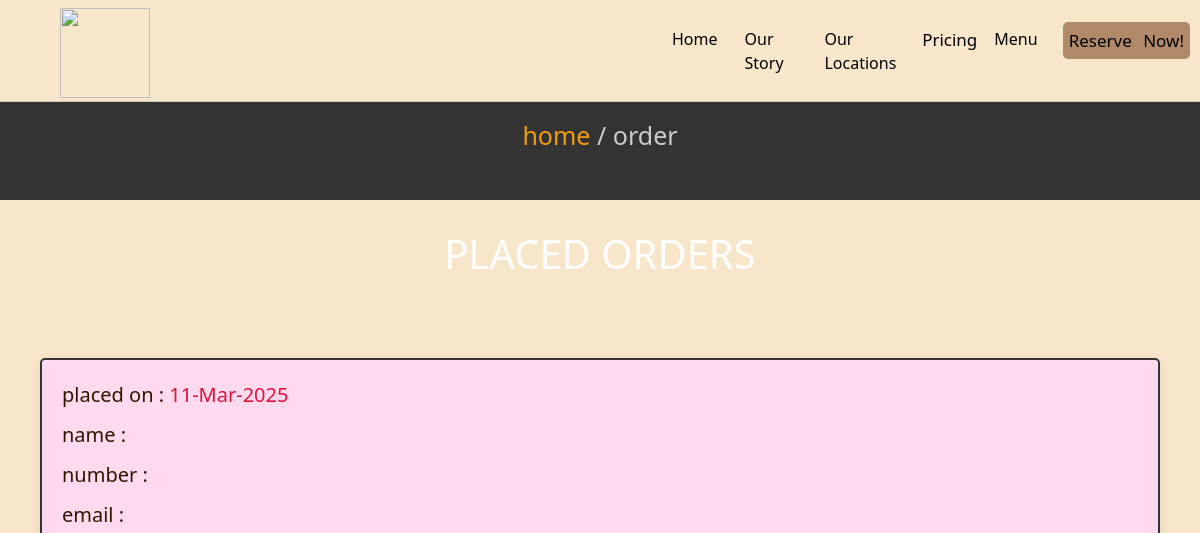
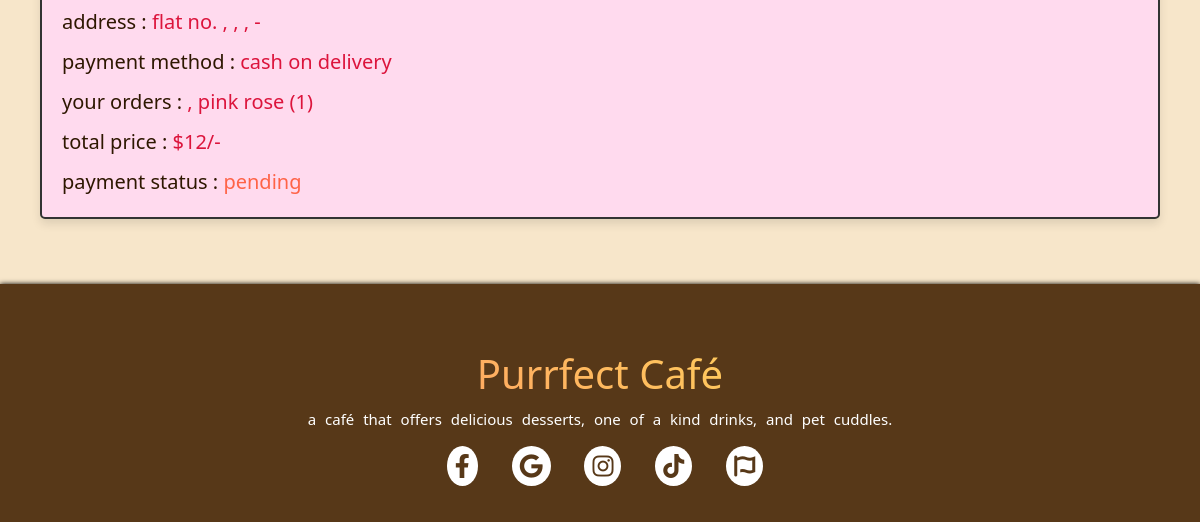
Page /orders.php (signed in) on the earlier database version (2 pictures, top to bottom).
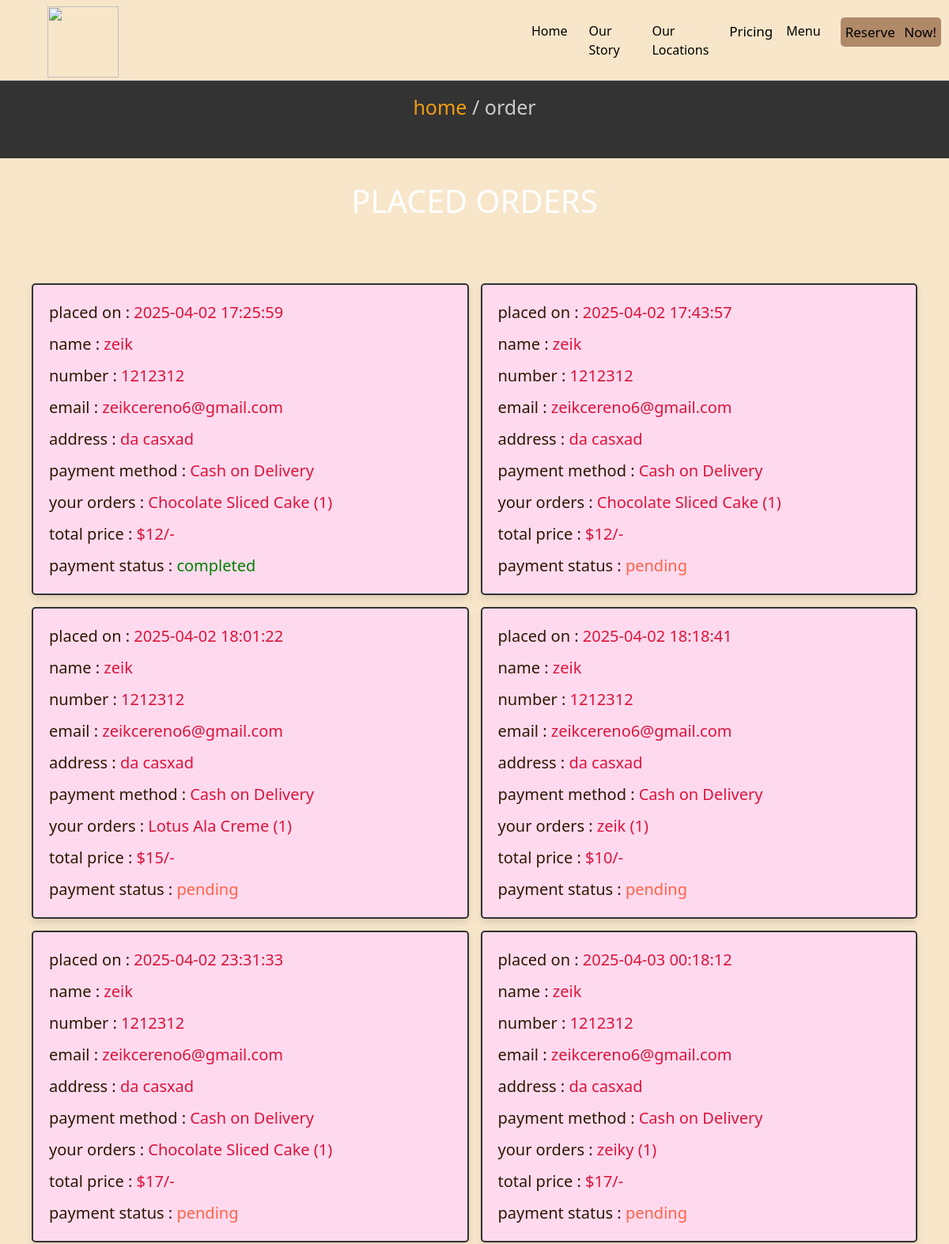
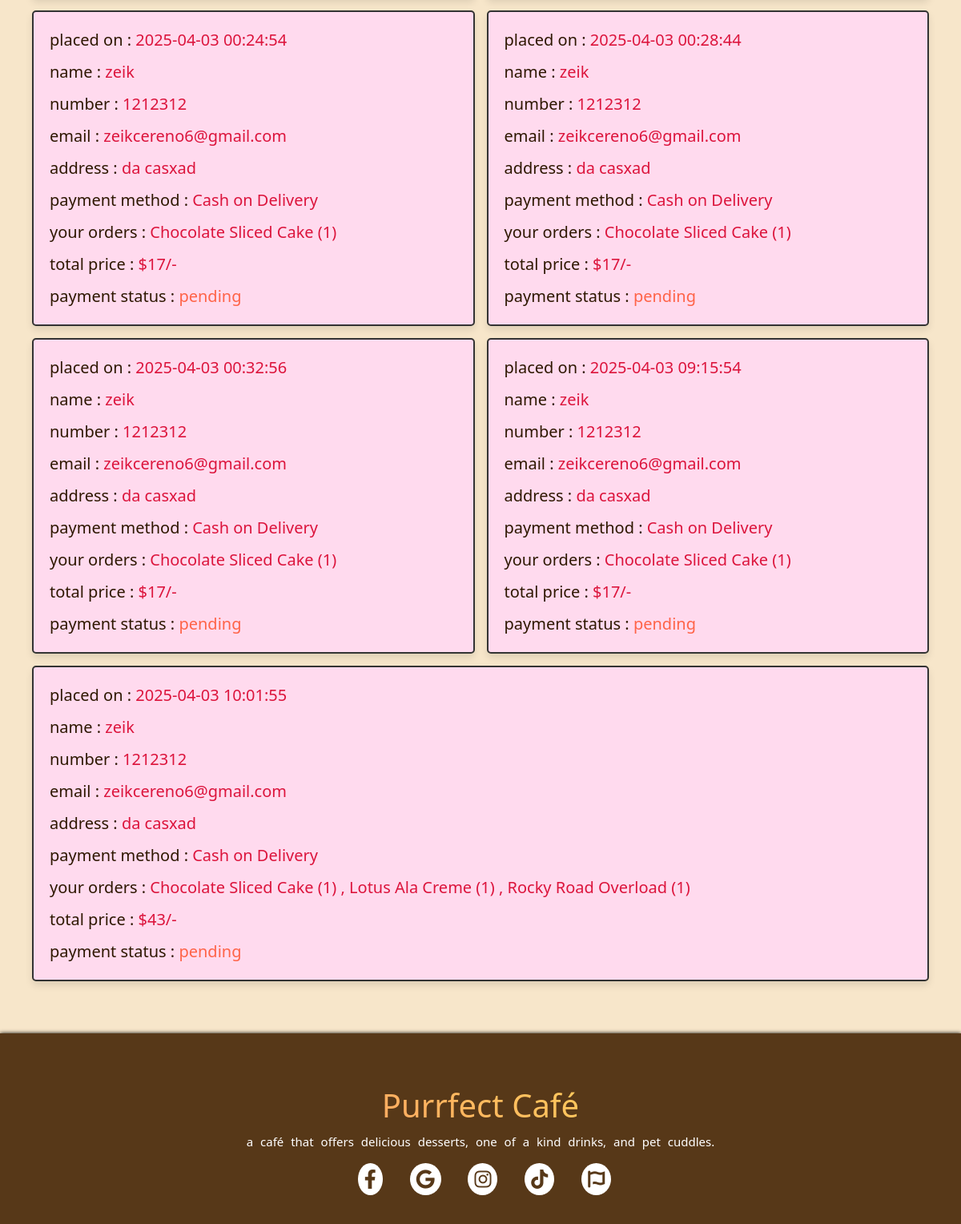
Same page on the later database version (2 pictures, top to bottom).
### tables this page shows
CREATE TABLE `orders` (
  `id` int(100) NOT NULL,
  `user_id` int(100) NOT NULL,
  `name` varchar(100) NOT NULL,
  `number` varchar(12) NOT NULL,
  `email` varchar(100) NOT NULL,
  `method` varchar(50) NOT NULL,
  `address` varchar(500) NOT NULL,
  `total_products` varchar(1000) NOT NULL,
  `total_price` int(100) NOT NULL,
  `placed_on` varchar(50) NOT NULL,
  `payment_status` enum('pending','completed','failed') DEFAULT NULL
);

### orders.php (the view, shortened to what this page needs)
<?php
@include 'config.php';
$user_id = $_SESSION['user_id'];
?>
<!DOCTYPE html>
<html lang="en">
<head>
   <link rel="stylesheet" href="https://cdn.jsdelivr.net/npm/bootstrap@4.0.0/dist/css/bootstrap.min.css">
    <link href='https://unpkg.com/boxicons@2.1.2/css/boxicons.min.css' rel='stylesheet'>
    <link href="https://unpkg.com/aos@2.3.1/dist/aos.css" rel="stylesheet">
   <link rel="stylesheet" href="css/style.css">
</head>
<body>
<?php @include 'header.php'; ?>
<section class="heading">
    <h3>your orders</h3>
    <p> <a href="home.php">home</a> / order </p>
</section>
<section class="placed-orders">
    <h1 class="title">placed orders</h1>
    <section id="gallary"    data-aos="fade-up"
      data-aos-duration="1500">
    <div class="box-container">
    <?php
        $select_orders = mysqli_query($conn, "SELECT * FROM `orders` WHERE user_id = '$user_id'") or die('query failed');
        if(mysqli_num_rows($select_orders) > 0){
            while($fetch_orders = mysqli_fetch_assoc($select_orders)){
    ?>
    <div class="box">
        <p> placed on : <span><?php echo $fetch_orders['placed_on']; ?></span> </p>
        <p> name : <span><?php echo $fetch_orders['name']; ?></span> </p>
        <p> number : <span><?php echo $fetch_orders['number']; ?></span> </p>
        <p> email : <span><?php echo $fetch_orders['email']; ?></span> </p>
        <p> address : <span><?php echo $fetch_orders['address']; ?></span> </p>
        <p> payment method : <span><?php echo $fetch_orders['method']; ?></span> </p>
        <p> your orders : <span><?php echo $fetch_orders['total_products']; ?></span> </p>
        <p> total price : <span>$<?php echo $fetch_orders['total_price']; ?>/-</span> </p>
        <p> payment status : <span style="color:<?php if($fetch_orders['payment_status'] == 'pending'){echo 'tomato'; }else{echo 'green';} ?>"><?php echo $fetch_orders['payment_status']; ?></span> </p>
    </div>
    <?php
        }
    }else{
        echo '<p class="empty">no orders placed yet!</p>';
    }
    ?>
    </div>
</section>
</section>
<?php @include 'footer.php'; ?>
</body>
</html>

Differences in the rows shown:
removed orders: placed_on "11-Mar-2025", address "flat no. , , , -", method "cash on delivery", total_products ", pink rose (1)", total_price "12", payment_status "pending"
added orders: placed_on "2025-04-02 17:25:59", name "zeik", number "1212312", email "zeikcereno6@gmail.com", address "da casxad", method "Cash on Delivery", total_products "Chocolate Sliced Cake (1)", total_price "12", payment_status "completed"
added orders: placed_on "2025-04-02 17:43:57", name "zeik", number "1212312", email "zeikcereno6@gmail.com", address "da casxad", method "Cash on Delivery", total_products "Chocolate Sliced Cake (1)", total_price "12", payment_status "pending"
added orders: placed_on "2025-04-02 18:01:22", name "zeik", number "1212312", email "zeikcereno6@gmail.com", address "da casxad", method "Cash on Delivery", total_products "Lotus Ala Creme (1)", total_price "15", payment_status "pending"
added orders: placed_on "2025-04-02 18:18:41", name "zeik", number "1212312", email "zeikcereno6@gmail.com", address "da casxad", method "Cash on Delivery", total_products "zeik (1)", total_price "10", payment_status "pending"
added orders: placed_on "2025-04-02 23:31:33", name "zeik", number "1212312", email "zeikcereno6@gmail.com", address "da casxad", method "Cash on Delivery", total_products "Chocolate Sliced Cake (1)", total_price "17", payment_status "pending"
added orders: placed_on "2025-04-03 00:18:12", name "zeik", number "1212312", email "zeikcereno6@gmail.com", address "da casxad", method "Cash on Delivery", total_products "zeiky (1)", total_price "17", payment_status "pending"
added orders: placed_on "2025-04-03 00:24:54", name "zeik", number "1212312", email "zeikcereno6@gmail.com", address "da casxad", method "Cash on Delivery", total_products "Chocolate Sliced Cake (1)", total_price "17", payment_status "pending"
added orders: placed_on "2025-04-03 00:28:44", name "zeik", number "1212312", email "zeikcereno6@gmail.com", address "da casxad", method "Cash on Delivery", total_products "Chocolate Sliced Cake (1)", total_price "17", payment_status "pending"
added orders: placed_on "2025-04-03 00:32:56", name "zeik", number "1212312", email "zeikcereno6@gmail.com", address "da casxad", method "Cash on Delivery", total_products "Chocolate Sliced Cake (1)", total_price "17", payment_status "pending"
added orders: placed_on "2025-04-03 09:15:54", name "zeik", number "1212312", email "zeikcereno6@gmail.com", address "da casxad", method "Cash on Delivery", total_products "Chocolate Sliced Cake (1)", total_price "17", payment_status "pending"
added orders: placed_on "2025-04-03 10:01:55", name "zeik", number "1212312", email "zeikcereno6@gmail.com", address "da casxad", method "Cash on Delivery", total_products "Chocolate Sliced Cake (1) , Lotus Ala Creme (1) , Rocky Road Overload (1)", total_price "43", payment_status "pending"
